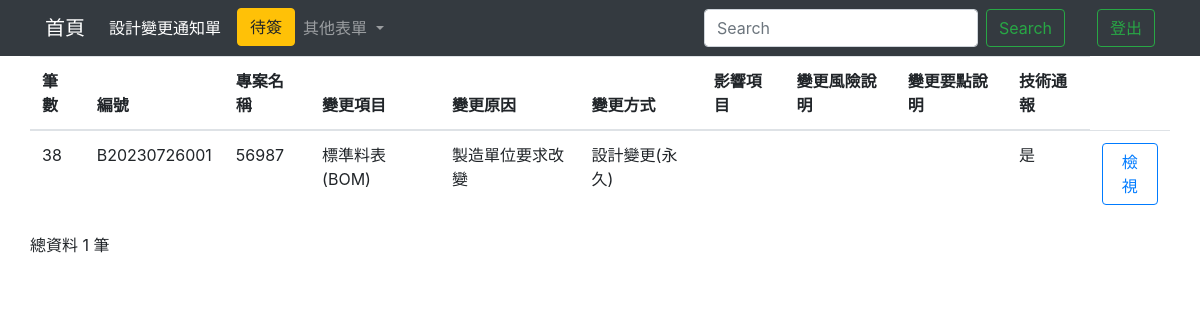
The page /changeallIndex/ on the database as committed earlier.
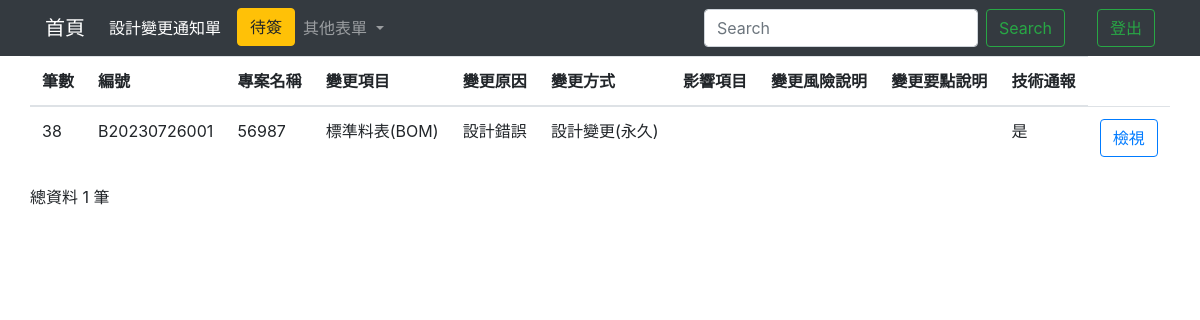
The same page on the database as committed later.
### testapp/models.py (models this page shows)
class Change(models.Model):
    cNumber = models.CharField(max_length=50, default='', null=False) #編號
    cProjectName = models.CharField(max_length=50, default='', null=False) #專案名稱
    cChangeitem = models.CharField(max_length=20, null=False) #變更項目
    cChangereason = models.CharField(max_length=20, null=False) #變更原因
    cHowChange = models.CharField(max_length=10, null=False)#如何變更(設計變更、規格變更)
    cAffectitem = models.TextField()#影響項目
    cEarn = models.CharField(max_length=10,null=False,default='')#有償無償
    cRisk = models.TextField()#變更風險說明
    cKeypoint = models.TextField()#變更要點說明
    cOption_FS = models.TextField()#廠務部建議
    cOption_Design = models.TextField()#設計部建議
    cOption_Quality = models.TextField()#品管部建議
    cOption_Purchase = models.TextField()#採購建議
    cCC = models.CharField(max_length=10, blank=True) #副本印製
    cTech_bulletin = models.CharField(max_length=5, null=False)#是否技術通報
    cApproved = models.CharField(max_length=20,blank=True)#核准人
    cReview = models.CharField(max_length=20,blank=True)#審查人
    cUndertaker = models.CharField(max_length=20,blank=True)#承辦人
    cFs_Sign = models.CharField(max_length=5,blank=True) #廠務部是否有簽名
    cDesign_Sign = models.CharField(max_length=5,blank=True) #設計部是否有簽名
    cQuality_Sign = models.CharField(max_length=5,blank=True)  #品管部是否有簽名
    cPurchase_Sign = models.CharField(max_length=5,blank=True) #採購是否有簽名
    home = models.OneToOneField(Home, on_delete=models.CASCADE,default='')

### testapp/views.py (the view)
# urls.py: path('changeallIndex/',changeallIndex),
def changeallIndex(request):
    if request.user.is_authenticated:
        username=request.user.username
        authenticate=request.user.is_staff
        firstname = request.user.first_name
    if 'q' in request.GET:
        q = request.GET['q']
        multiple_q = Q(Q(cNumber__icontains=q) | Q(cProjectName__icontains=q) | Q(cChangeitem__icontains=q) | Q(cChangereason__icontains=q) | Q(cHowChange__icontains=q))
        changeall = Change.objects.filter(multiple_q)
    else:
        changeall = Change.objects.all().order_by("id")
    changeallCount = len(changeall)
    return render(request, "changeall_Index.html",locals())

### templates/changeall_Index.html (shortened to what this page needs)
<!DOCTYPE html>
<html lang="en">
<head>
  <link rel="stylesheet" href="https://cdn.jsdelivr.net/npm/bootstrap@4.6.2/dist/css/bootstrap.min.css">
  {% load static %}
</head>
<body>
  <nav class="navbar navbar-expand-lg navbar-dark bg-dark">
    <div class="container">
      <a class="navbar-brand" href="/homeIndex/">首頁</a>
      <div class="collapse navbar-collapse" id="navbarSupportedContent">
        <ul class="navbar-nav mr-auto">
          <li class="nav-item active">
            <a class="nav-link disabled">設計變更通知單 <span class="sr-only">(current)</span></a>
          </li>
          <ul class="navbar-nav ml-2">
            <li class="nav-item">
              <button class="btn btn-warning my-2 my-sm-0" id="{{firstname}}" onclick="perosonIndex(event)">待簽</button>
            </li>
          </ul>
          <li class="nav-item dropdown">
            <a class="nav-link dropdown-toggle" href="#" role="button" data-toggle="dropdown" aria-expanded="false">
              其他表單
            </a>
          </li>
        </ul>
        <form class="form-inline my-2 my-lg-0">
          <input class="form-control mr-sm-2" name='q' type="search" placeholder="Search" aria-label="Search">
          <button class="btn btn-outline-success my-2 my-sm-0" type="submit">Search</button>
        </form>
        <ul class="navbar-nav ml-2">
          <li class="nav-item active">
            <a class="nav-link disabled" style="color: green;">{{firstname}} <span class="sr-only">(current)</span></a>
          </li>
        </ul>
        <ul class="navbar-nav ml-2">
          <li class="nav-item">
            <button class="btn btn-outline-success my-2 my-sm-0" onclick="Logout(event)">登出</button>
          </li>
        </ul>
      </div>
    </div>
  </nav>
  <form action="." method="POST">
    <div class="container">
      <div class="row">
        <table class="table">
          <thead>
            <th scope="col">筆數</th>
            <th scope="col">編號</th>
            <th scope="col">專案名稱</th>
            <th scope="col">變更項目</th>
            <th scope="col">變更原因</th>
            <th scope="col">變更方式</th>
            <th scope="col">影響項目</th>
            <th scope="col">變更風險說明</th>
            <th scope="col">變更要點說明</th>
            <th scope="col">技術通報</th>
          </thead>
          <tbody>
            {% for unit in changeall %}
            <tr>
              <td>{{unit.id}}</td>
              <td>{{unit.cNumber}}</td>
              <td>{{unit.cProjectName}}</td>
              <td>{{unit.cChangeitem}}</td>
              <td>{{unit.cChangereason}}</td>
              <td>{{unit.cHowChange}}</td>
              <td>{{unit.cAffectitem}}</td>
              <td>{{unit.cRisk}}</td>
              <td>{{unit.cKeypoint}}</td>
              <td>{{unit.cTech_bulletin}}</td>
              <td>
                <button type="button" class="btn btn-outline-primary" id="{{unit.cNumber}}" onclick="View()">檢視</button>
              </td>
            </tr>
            {% endfor %}
          </tbody>
        </table>
      </div>
    </div>
  </form>
  <div class="container">
    <div class="row">
      <p>總資料 {{changeallCount}} 筆</p>
    </div>
  </div>
</body>
</html>

Rows that differ between the two databases and show on the page:
changed Change "標準料表(BOM)": cChangereason "製造單位要求改變" → "設計錯誤"
